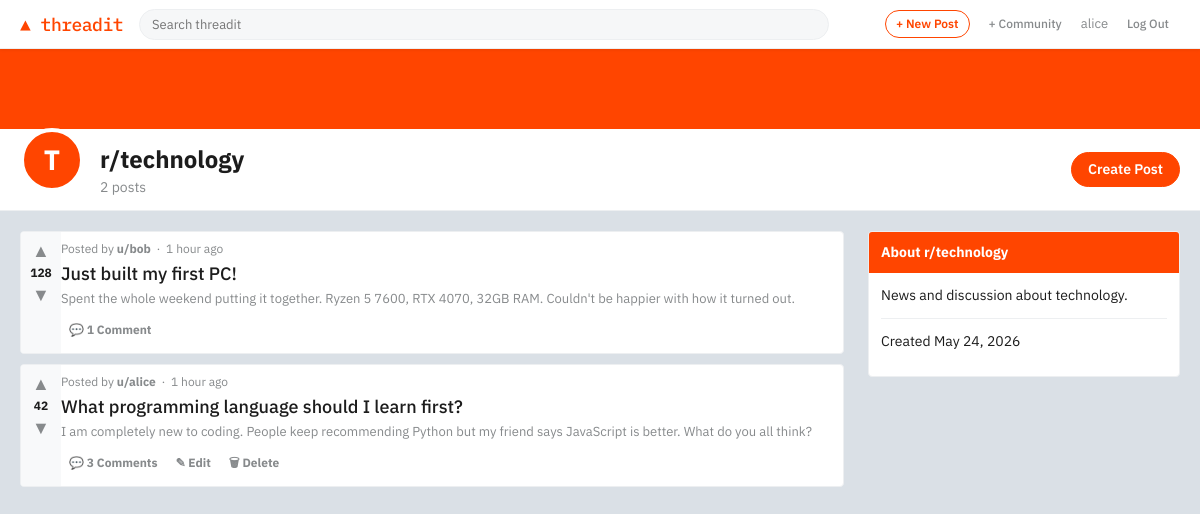
The app's page /r/technology/ (signed in) with its own data.
### forum/models.py (models this page shows, shortened)
class Community(models.Model):
    name = models.CharField(max_length=50, unique=True)
    description = models.TextField(blank=True)
    created_at = models.DateTimeField(auto_now_add=True)
    created_by = models.ForeignKey(
        User, on_delete=models.SET_NULL, null=True, related_name="communities"
    )
    class Meta:
        verbose_name_plural = "communities"
        ordering = ["name"]

class Post(models.Model):
    title = models.CharField(max_length=300)
    body = models.TextField(blank=True)
    author = models.ForeignKey(
        User, on_delete=models.CASCADE, related_name="posts"
    )
    community = models.ForeignKey(
        Community, on_delete=models.CASCADE, related_name="posts"
    )
    upvotes = models.IntegerField(default=0)
    created_at = models.DateTimeField(auto_now_add=True)
    updated_at = models.DateTimeField(auto_now=True)
    class Meta:
        ordering = ["-created_at"]
    def comment_count(self):
        return self.comments.count()

### forum/views.py (the view)
# urls.py: path("r/<str:name>/", views.community_detail, name="community_detail"),
def community_detail(request, name):
    community = get_object_or_404(Community, name=name)
    posts = Post.objects.filter(community=community).select_related("author")
    context = {"community": community, "posts": posts}
    return render(request, "forum/community.html", context)

### templates/forum/community.html (shortened to what this page needs)
{% extends "forum/base.html" %}
{% block content %}
<div class="community-banner"></div>
<div class="community-info">
  <div class="community-info-inner">
    <div class="community-icon">{{ community.name|first|upper }}</div>
    <div>
      <div class="community-title">r/{{ community.name }}</div>
      <div class="community-handle">{{ posts.count }} post{{ posts.count|pluralize }}</div>
    </div>
    {% if user.is_authenticated %}
      <a href="{% url 'create_post' %}" class="btn btn-primary" style="margin-left:auto;">Create Post</a>
    {% endif %}
  </div>
</div>
<div class="page-wrapper">
  <main>
    {% for post in posts %}
    <div class="post-card">
      <div class="vote-col">
        <button class="vote-btn">&#9650;</button>
        <span class="vote-count">{{ post.upvotes }}</span>
        <button class="vote-btn">&#9660;</button>
      </div>
      <div class="post-content">
        <div class="post-meta">
          Posted by <a href="#">u/{{ post.author.username }}</a>
          &nbsp;·&nbsp; {{ post.created_at|timesince }} ago
        </div>
        <div class="post-title"><a href="{% url 'post_detail' post.pk %}">{{ post.title }}</a></div>
        {% if post.body %}<div class="post-body-preview">{{ post.body }}</div>{% endif %}
        <div class="post-actions">
          <a href="{% url 'post_detail' post.pk %}" class="post-action-btn">&#128172; {{ post.comment_count }} Comment{{ post.comment_count|pluralize }}</a>
          {% if user == post.author %}
            <a href="{% url 'edit_post' post.pk %}" class="post-action-btn">&#9998; Edit</a>
            <a href="{% url 'delete_post' post.pk %}" class="post-action-btn">&#128465; Delete</a>
          {% endif %}
        </div>
      </div>
    </div>
    {% empty %}
    <div class="empty-state">
      <h3>No posts yet</h3>
      <p>Be the first to post in r/{{ community.name }}!</p>
    </div>
    {% endfor %}
  </main>
  <aside class="sidebar">
    <div class="sidebar-card">
      <div class="sidebar-card-header">About r/{{ community.name }}</div>
      <div class="sidebar-card-body">
        <p>{{ community.description|default:"A community on Threadit." }}</p>
        <hr class="divider">
        <p class="text-muted">Created {{ community.created_at|date:"N j, Y" }}</p>
      </div>
    </div>
  </aside>
</div>
{% endblock %}

### templates/forum/base.html (shortened to what this page needs)
<!DOCTYPE html>
<html lang="en">
<head>
  {% load static %}
  <link rel="stylesheet" href="{% static 'css/style.css' %}">
</head>
<body>
<nav class="navbar">
  <div class="nav-inner">
    <a href="{% url 'home' %}" class="nav-logo">&#9650; threadit</a>
    <div class="nav-search">
      <form method="get" action="{% url 'home' %}">
        <input type="text" name="q" placeholder="Search threadit" value="{{ request.GET.q }}">
      </form>
    </div>
    <div class="nav-actions">
      {% if user.is_authenticated %}
        <a href="{% url 'create_post' %}" class="btn btn-outline btn-sm">+ New Post</a>
        <a href="{% url 'create_community' %}" class="btn btn-ghost btn-sm">+ Community</a>
        <span class="text-muted" style="font-size:13px;">{{ user.username }}</span>
        <a href="{% url 'logout' %}" class="btn btn-ghost btn-sm">Log Out</a>
      {% else %}
        <a href="{% url 'login' %}" class="btn btn-outline btn-sm">Log In</a>
        <a href="{% url 'register' %}" class="btn btn-primary btn-sm">Sign Up</a>
      {% endif %}
    </div>
  </div>
</nav>
{% block content %}{% endblock %}
</body>
</html>

### records on screen
Community: name|first "T", name "technology", description "News and discussion about technology.", created_at "May 24, 2026"
Post: upvotes "128", author.username "bob", created_at "1 hour", title "Just built my first PC!", body "Spent the whole weekend putting it together. Ryzen 5 7600, RTX 4070, 32GB RAM. Couldn't be happier with how it turned out.", comment_count "1"
Post: upvotes "42", author.username "alice", created_at "1 hour", title "What programming language should I learn first?", body "I am completely new to coding. People keep recommending Python but my friend says JavaScript is better. What do you all think?", comment_count "3", shows "✎ Edit"

### other values on screen
{{ user.username }} "alice"
{{ posts.count }} "2"
